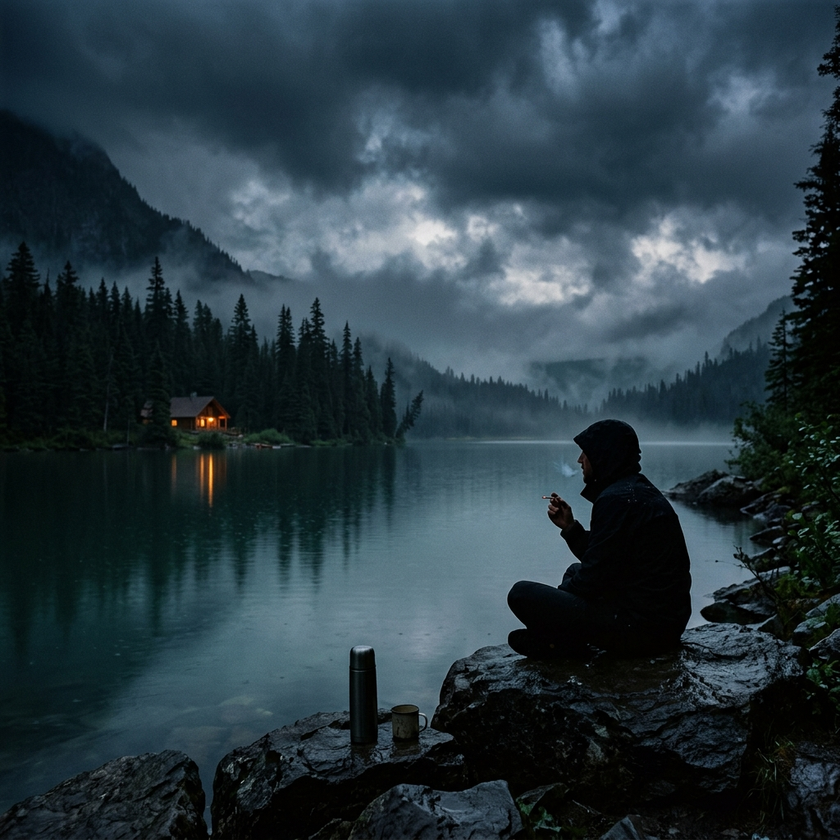
#> input picture assets/images/lake_guy.png, 840 x 840 px, shrunk from 1024 x 1024 before the run, found by its file name
$ python draw_candidate_dots.py
#> lines starting #> are read from the running program, lines starting #| are printed output that depends on the picture
from PIL import Image, ImageDraw

img = Image.open('c:/laragon/www/my_vibe/assets/images/lake_guy.png').convert('RGB')
#> img is the input picture: PIL image 840x840 RGB; mean R, G, B 41.6, 58.4, 66.7
w, h = img.size
#> w = 840; h = 840

# Let's crop a 250x250 area centered at x: 67%, y: 56%
cx = int(w * 0.67)
#> cx = 562
cy = int(h * 0.56)
#> cy = 470
x1, y1 = cx - 125, cy - 125
#> x1 = 437; y1 = 345
x2, y2 = cx + 125, cy + 125
#> x2 = 687; y2 = 595

crop = img.crop((x1, y1, x2, y2))
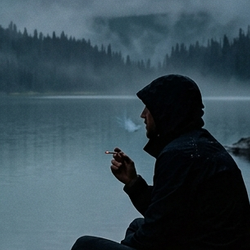
#> crop: PIL image 250x250 RGB; mean R, G, B 56, 75.4, 85.2
draw = ImageDraw.Draw(crop)

# Let's draw crosses at various coordinates relative to original image:
candidates = {
    "orig": (0.720, 0.470, (255, 0, 0)),        # Red
    "exact_match": (0.6816, 0.4941, (0, 255, 0)), # Green
    "silhouette": (0.6475, 0.5918, (0, 0, 255)),  # Blue
    "candidate_new_1": (0.630, 0.550, (255, 255, 0)), # Yellow
    "candidate_new_2": (0.620, 0.565, (255, 0, 255)), # Magenta
    "candidate_new_3": (0.610, 0.580, (0, 255, 255)), # Cyan
}

for name, (rx, ry, color) in candidates.items():
    # Map to crop coordinates
    px = int(w * rx) - x1
    py = int(h * ry) - y1
    # Draw cross
    draw.line([(px - 8, py), (px + 8, py)], fill=color, width=2)
    draw.line([(px, py - 8), (px, py + 8)], fill=color, width=2)
    draw.text((px + 5, py + 5), name, fill=color)

# Save the crop
dest_path = 'C:/Users/LENOVO/.gemini/antigravity-ide/brain/70d14234-39af-44f8-a996-b4b7f4ef5622/candidates_comparison.png'
crop.save(dest_path)
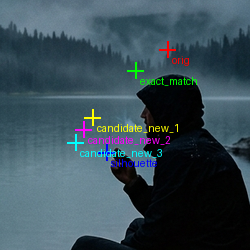
#> saved as candidates_comparison.png: PIL image 250x250 RGB; mean R, G, B 57.3, 76.6, 86.1
print(f"Saved comparison crop to {dest_path}")

$ run again, with assets/images/rainy_forest.jpg saved as assets/images/lake_guy.png
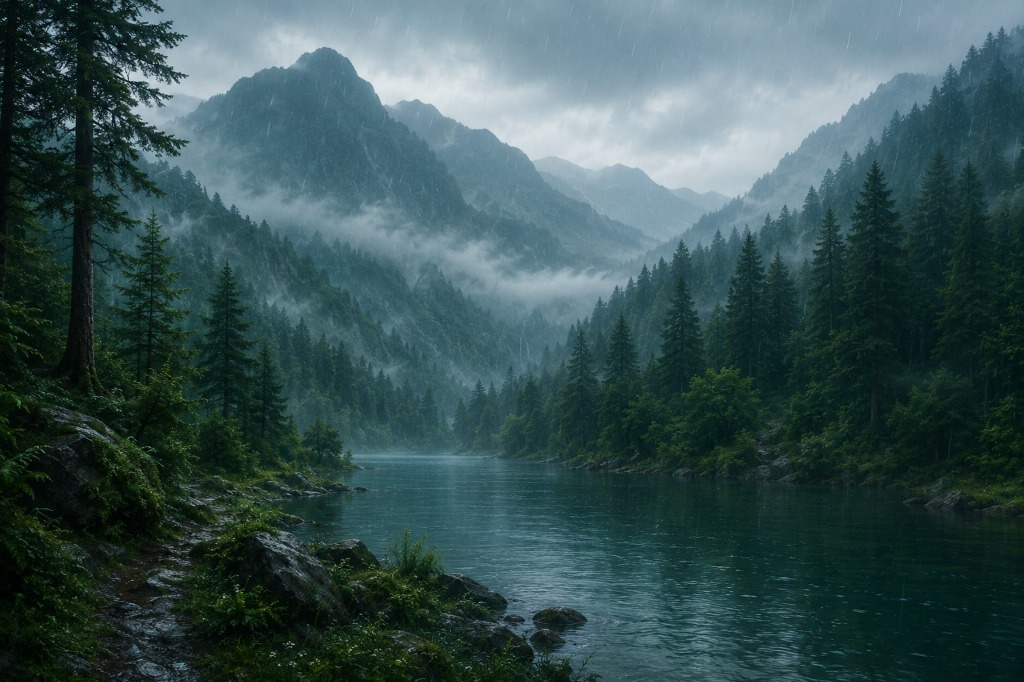
#> input picture assets/images/rainy_forest.jpg, 1024 x 682 px, found by its file name
#> img is the input picture: PIL image 1024x682 RGB; mean R, G, B 56.5, 82.1, 83.3
#> `crop = img.crop((x1, y1, x2, y2))`:
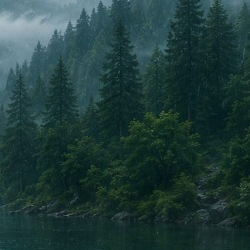
#> crop: PIL image 250x250 RGB; mean R, G, B 32.5, 60, 58.3
#> `crop.save(dest_path)`:
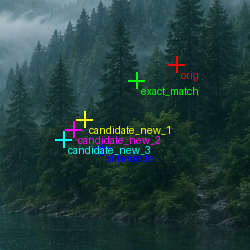
#> saved as candidates_comparison.png: PIL image 250x250 RGB; mean R, G, B 34.5, 61.9, 60.1
